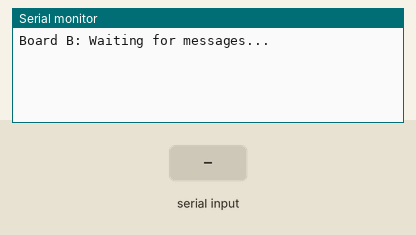
Recording of a sketch running on a simulated Arduino Uno, built with avr-gcc and run on an emulated ATmega328P. Shown: the last lines printed to the serial monitor. The inputs (shaded band) are chosen by the test bench.

Above: at 1.2 s.
1.3 s: "1\n" received over the second serial link
At 1.8 s:
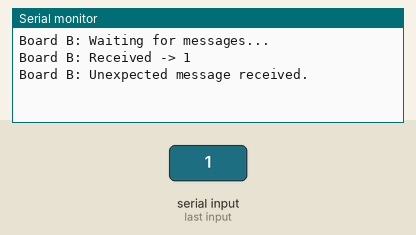
2.8 s: "0\n" received over the second serial link
At 4.0 s:
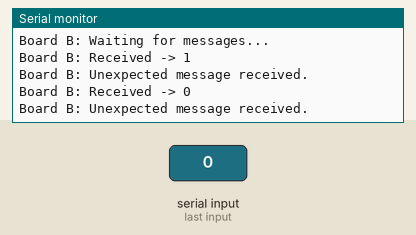
4.3 s: "2\n" received over the second serial link
At 5.3 s:
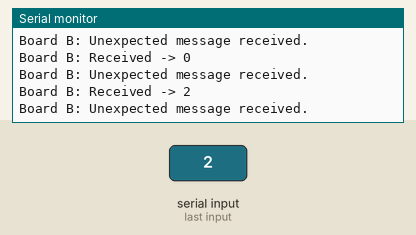

The sketch:

Task1_BoardB.ino
```cpp
#include <SoftwareSerial.h>


const int RX_PIN = 10;
const int TX_PIN = 11;


SoftwareSerial mySerial(RX_PIN, TX_PIN); // RX, TX


const String EXPECTED_A = "Ping";
const String MESSAGE_B = "Pong";

void setup() {

  Serial.begin(9600);
  while (!Serial) {

  }
  Serial.println("Board B: Waiting for messages...");


  mySerial.begin(9600);
}

void loop() {

  if (mySerial.available()) {
    String incoming = mySerial.readStringUntil('\n');
    incoming.trim(); // Remove any trailing newline or carriage return
    Serial.print("Board B: Received -> ");
    Serial.println(incoming);

    if (incoming.equals(EXPECTED_A)) {
      // Verified message A
      delay(1000); // 1-second delay before responding
      sendMessageB();
    } else {
      Serial.println("Board B: Unexpected message received.");
    }
  }
}


void sendMessageB() {
  mySerial.println(MESSAGE_B);
  Serial.print("Board B: Sent -> ");
  Serial.println(MESSAGE_B);
}
```

Measured:
- after the input at 1.3 s, the serial monitor: prints a new line at once (image 1)
- after the input at 2.8 s, the serial monitor: prints a new line at once (image 2)
- after the input at 4.3 s, the serial monitor: prints a new line at once (image 3)
